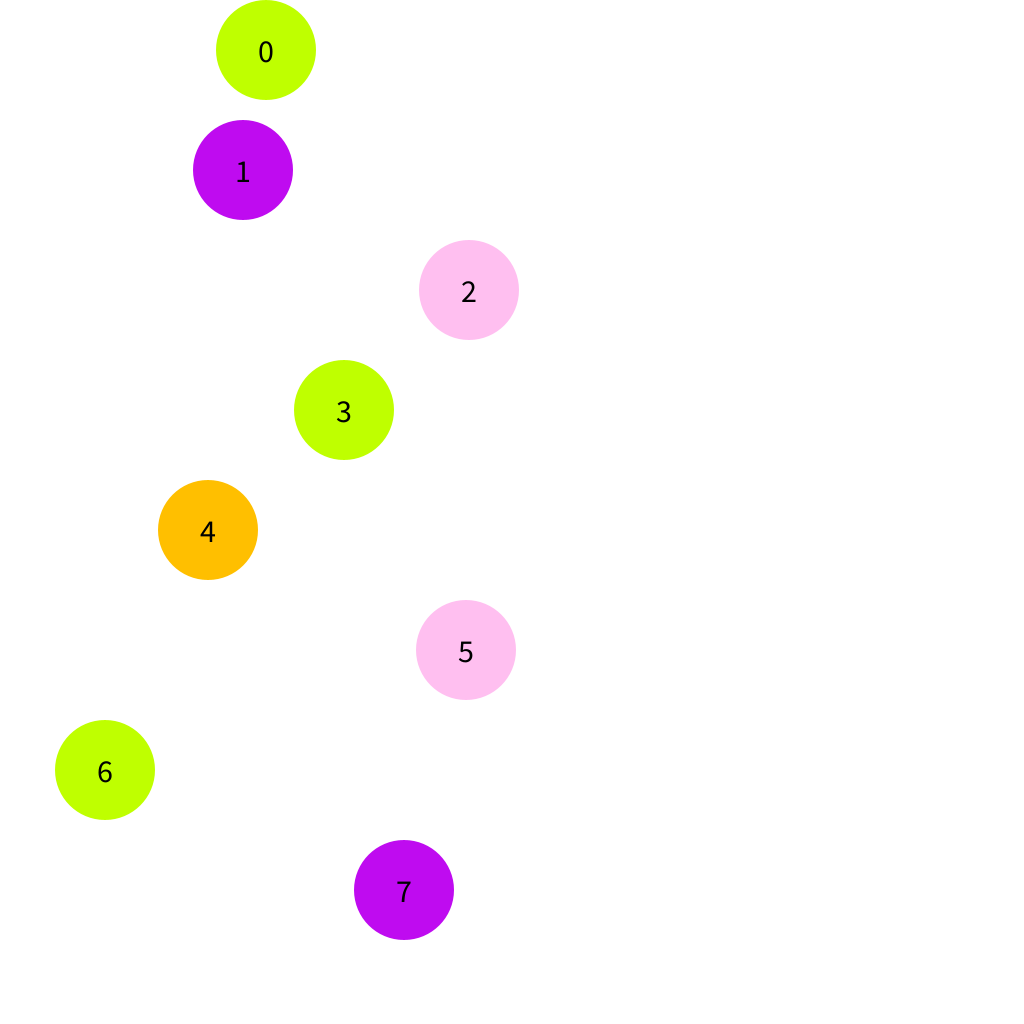
Frame 1 (no input)
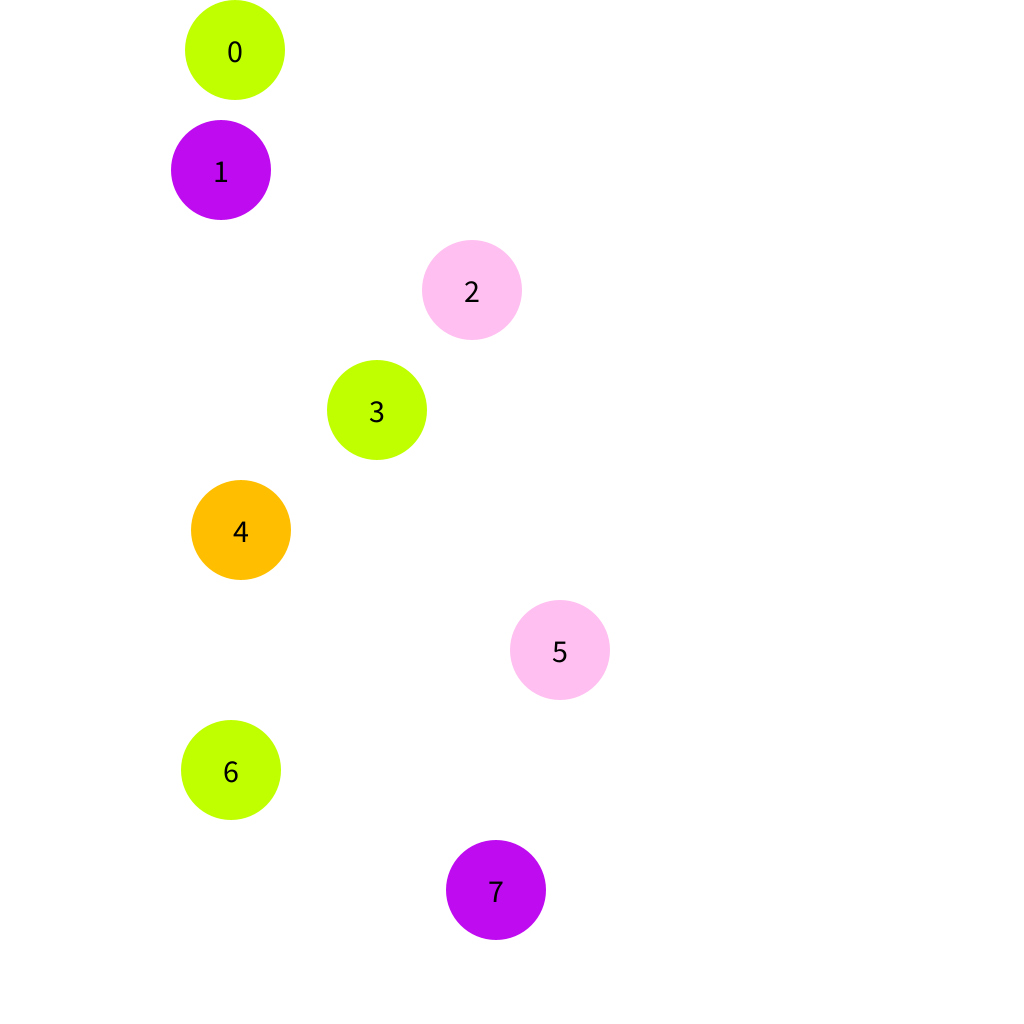
Frame 60 (the mouse pressed at the canvas centre just before this capture)
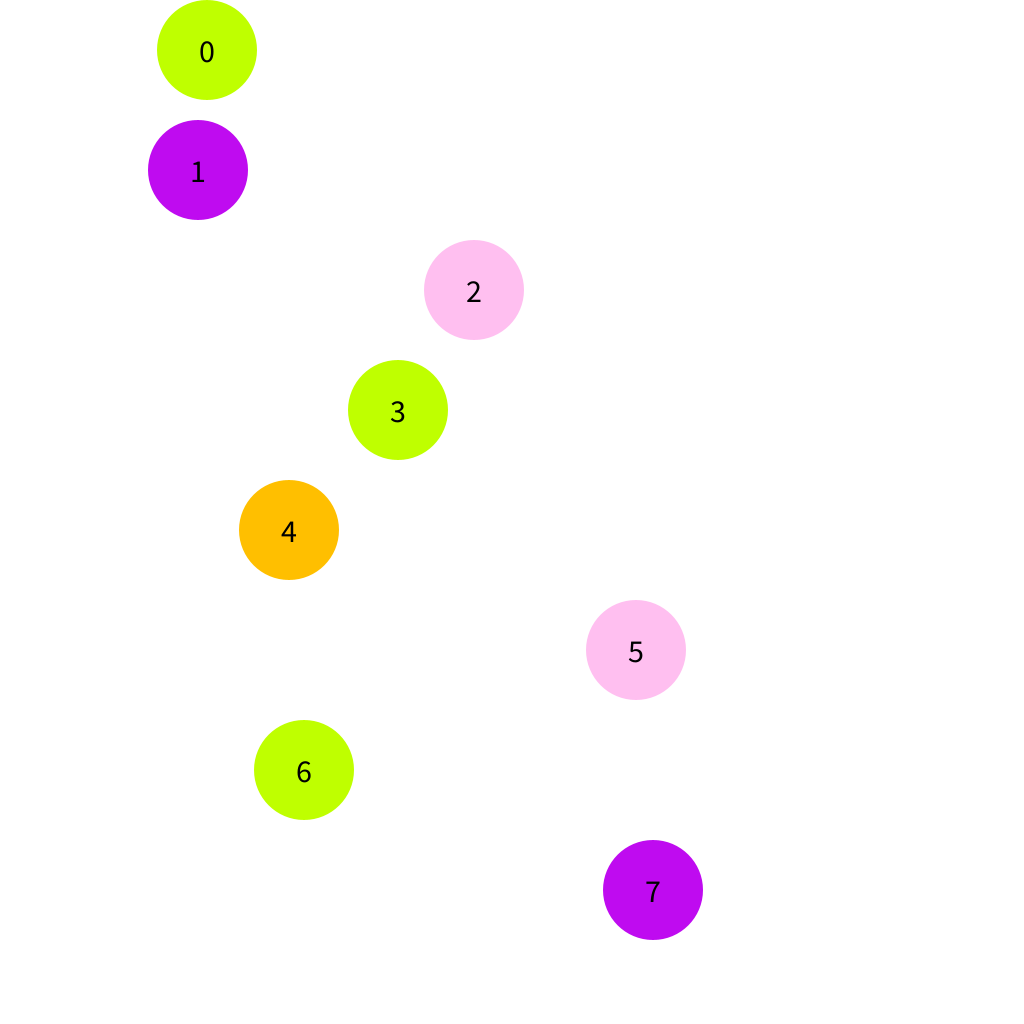
Frame 120 (the mouse held since frame 60 and released just before this capture)

The Processing sketch that drew these frames (run headless with seeded random() and noise(); from frame 60 on, the mouse is pressed at the canvas centre):

// Processing sketch: lecture_241030a_arrays
// ── lecture_241030a_arrays.pde
int numCircles = 8;

// DECLARE, ALLOCATE, and INITIALIZE the palette array
color[] palette = {#ffbf00, #ffbff0, #bfff00, #bf0bf0};

// DECLARE the positions and fills array
int[] positions;
color[] fills;

void setup(){
  size(1024, 1024);
  noStroke();
  textSize(32);
  textAlign(CENTER,CENTER);
  
  // ALLOCATE the positions and fills arrays
  positions = new int[numCircles];
  fills = new color[numCircles];
  
  // INITIALIZE the positions and fills arrays
  for(int i = 0; i < numCircles; i++){
    // pick a random color from the palette
    int randomIndex;
    // make sure the color isn't the one we just chose
    do{
      randomIndex = (int)random(palette.length);
    } while(i > 0 && palette[randomIndex] == fills[i - 1]);
    
    fills[i] = palette[randomIndex];
    
    positions[i] = (int)random(width);
  }
  
}

void draw(){
  background(#ffffff);
  
  // process the array
  for(int i = 0; i < positions.length; i++){
    fill(fills[i]);
    circle(positions[i], i * 120 + 50, 100);
    
    fill(0);
    text(i, positions[i], i * 120 + 50);
    positions[i] += int(random(-2, i));
  }
  
}
